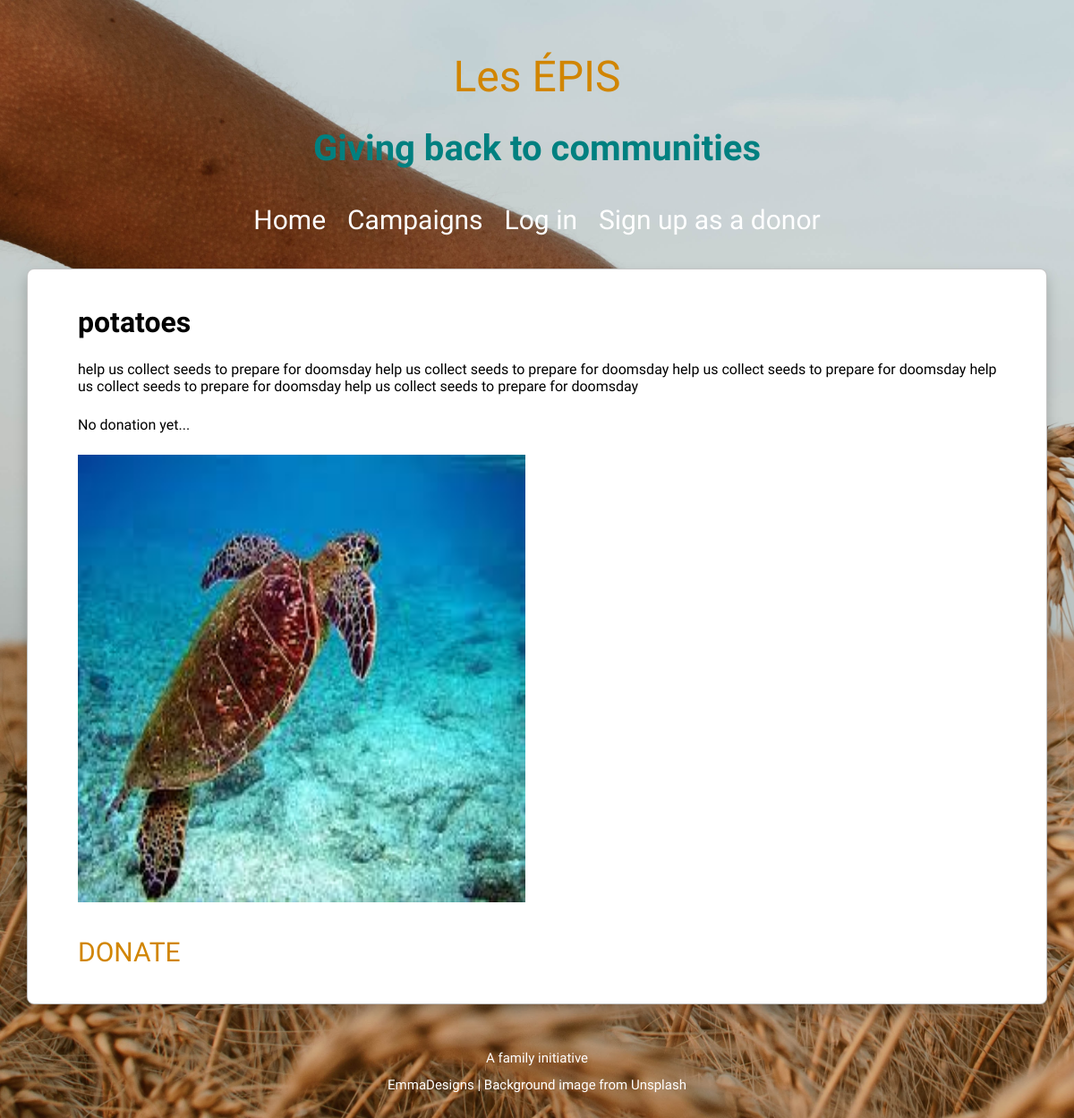
Page /campaign/1 on the committed database.
### foundation_app/models.py (models this page shows, shortened)
class Campaign(db.Model):
    id = db.Column(db.Integer, primary_key=True)
    name = db.Column(db.String(80), nullable=False)
    description = db.Column(db.String(80), nullable=False)
    photo_url = db.Column(URLType)
    donations = db.relationship('Donation', back_populates='campaign')

### foundation_app/main/routes.py (the view, shortened to what this page needs)
@main.route('/campaign/<campaign_id>', methods=['POST', 'GET'])
def campaign_detail(campaign_id):
    campaign = Campaign.query.get(campaign_id)
    form = CampaignForm(obj = campaign)
    print(form.errors)
    return render_template('campaign_detail.html', campaign=campaign, form=form)

### foundation_app/templates/campaign_detail.html (shortened to what this page needs)
{% extends 'base.html' %}
{% block content %}
<div class="campaign-details">
    <h1>{{ campaign.name }}</h1>
    <p>{{campaign.description}}</p>
    {% if campaign.donations %}
        <ul>
            {% for donation in campaign.donations %}
            <li>{{ donation.donor}} pledged ${{donation.amount}}</li>
            {% endfor %}
        </ul>
    {% else %}
        <p>No donation yet...</p>
    {% endif %}
    <p><img src="../static{{campaign.photo_url}}" width="500px" height="500px"></p>
    <a class='donate-btn' href="/donate">DONATE</a>
</div>
{% endblock %}

### foundation_app/templates/base.html (shortened to what this page needs)
<!DOCTYPE html>
<html>
    <head>
        <link rel="stylesheet" href="../static/styles.css">
    </head>
    <body>
      <header class="header">
        <a href="/">Les ÉPIS</a>
        <h2>Giving back to communities</h2>
        <div class="'navbar">
          {% if current_user.is_authenticated %}
          <a href="/">Home</a>
          <a href="/campaigns">Campaigns</a>
          <a href="/donate">DONATE</a>
          <a href="/user_account">My account</a>
          <a href="/logout">Log Out</a>
          {% elif current_user.is_authenticated and current_user.is_admin%}
          <a href="/">Home</a>
          <a href="/donate">DONATE</a>
          <a href="/user_account">My account</a>
          <a href="/logout">Log Out</a>
          <a href="/new_campaign">Create a campaign</a>
          {% else %}
          <a href="/">Home</a>
            <a href="/campaigns">Campaigns</a>
            <a href="/login">Log in</a>
            <a href="/signup">Sign up as a donor</a>
          {% endif %}
        </div>
      </header>
      <main>
        <div id="all">
          {% block content %}{% endblock %}
        </div>
      </main>
      <footer class="footer">
        <div class="footer-containter">
          <p>A family initiative</p>
          <p>EmmaDesigns | Background image from <a href='unsplash.com'>Unsplash</a></p>
        </div>
      </footer>
    </body>
</html>

### foundation_app/static/styles.css (style rules this page uses)
* { box-sizing: border-box; margin: 0; padding: 0; }
body { margin: 0; font-family: "Josefin Sans"; font-weight: lighter; background-image: url('bg.jpg'); background-size: cover; background-repeat: no-repeat; position: relative; min-height: 100vh; display: flex; flex-direction: column; }
.header { overflow: hidden; padding: 15px 5.2rem; justify-content: center; align-items: center; height: 280px; width: 100%; display: flex; flex-direction: column; font-weight: lighter; }
.header > :first-child { margin-top: 50px; font-weight:lighter; color: rgb(209, 133, 0); font-size: 3em; }
.footer { padding: 25px; text-align: center; margin-top: 60px; line-height: 2; color: white; font-size: 15px; bottom:0; margin-top: auto; }
.footer a { text-decoration: none; color: rgb(255, 255, 255); transition: all 1s ease-out; }
.header a { float: left; text-decoration: none; color: rgb(255, 255, 255); transition: all 1s ease-out; padding: 12px; font-size: 30px; line-height: 25px; border-radius: 4px; }
.header h2 { font-family: "League Script"; font-size: 2.5em; margin: 0.8em; color: teal; }
#all { padding: 20px 30px; font-family: "Josefin Sans"; }
.campaign-details { text-align: left; padding: 2.5em; padding-left: 3.5em; display: flex; flex-direction: column; gap: 1.5em; list-style: none; background-color: white; border: 1px solid rgba(0, 0, 0, 0.233); border-radius: 8px; box-shadow: 0 8px 15px rgba(0, 0, 0, 0.2); }
.campaign-details a, .user-actions a { text-decoration: none; color: rgb(209, 133, 0); transition: all 1s ease-out; font-size: 30px; }
.donate-btn { font-size: 25px; padding-top: 10px; }

### rows in the picture
Campaign: name "potatoes", description "help us collect seeds to prepare for doomsday help us collect seeds to prepare for doomsday help us collect seeds to prepare for doomsday help us collect seeds to prepare for doomsday help us collect seeds to prepare for doomsday", photo_url (picture)
